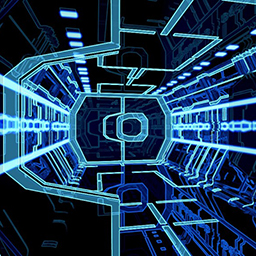
%> input picture Algorithm/Modules/sample.jpg, 256 x 256 px
$ octave main.m   (GNU Octave 9; MATLAB toolbox functions it lacks are replaced by stand-ins)
%> lines starting %> are read from the running program, lines starting %| are printed output that depends on the picture
### Algorithm/Modules/downCacheInt.m
function cache = downCacheInt( cache, factor )
    n = 2^nextpow2(3);
    times_to_downsample = nthroot(size(cache,2)/n, 2);
    cache = disperse(cache,factor);

    for i = 1:times_to_downsample
        if(i == 1)
            cache = downCache2(cache,factor, 1);
        else
            cache = downCache2(cache,factor, 0);
        end
    end
end

### Algorithm/Old/Modules/disperse.m
function cache = disperse( cache, factor )
    for i = floor((factor * size(cache,2) + 1) / (factor+1)):-1  : 1       %Calc by inverting i_out
        i_out = floor(((factor+1)*i-1)/factor);


        cache(i_out) = cache(i);

        if(mod(i,3)==0)                          %Pad multiples of 3 by zero
            cache(i_out+1) = 0;
            continue;
        end
    end
end

### Algorithm/Modules/downCache2.m
function cache = downCache2(cache, factor, en)

    if(en==0)                                           % Enable division
        factor = 1;
    end

    halfCacheSize = size(cache,2)/2;                    % = 128 in the processor
    for i = 1: halfCacheSize                            % Select two
        address = (i-1)*2 +1;
        cache(i) = addDiv(cache(address),cache(address+1), factor);
    end
end

### Algorithm/Modules/main.m
factor = 2;
h = 2;
n = 2^nextpow2(3);

im = rgb2gray(imread('sample.jpg'));
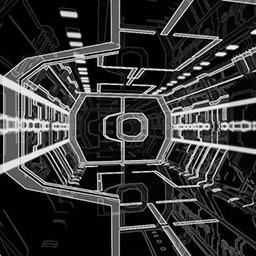
%> im: size 256x256 uint8; min 0, max 248, mean 54.1

%cache = uint8([1 2 3 4 5 6 7 8 9 10 11 12 0 0 0 0]);
cache = im(1,:);
%> cache = 256 values, max 219 at index 193, min 0 at index 35, mean 32.43
cache2 = downCacheInt(cache, factor)
%> after the loop in disperse, `for i = floor((factor * size(cache,2) + 1) / (factor+1)):-1  : 1`: cache = 257 values, max 196 at index 120, min 0 at index 5, mean 13.28
%> after the loop in downCacheInt, `for i = 1:times_to_downsample`: cache = 257 values, max 255 at index 1, min 0 at index 9, mean 49.43
%> cache2 has the same summary as cache in downCacheInt

im = uint8([
    [ 248, 169 ]
    [ 95 , 15 ]
    ]);
